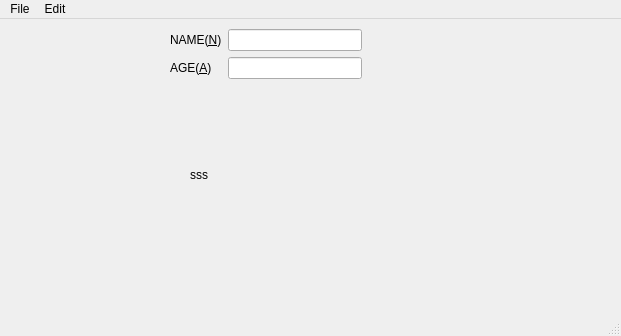
<?xml version="1.0" encoding="UTF-8"?>
<ui version="4.0">
 <class>MainWindow</class>
 <widget class="QMainWindow" name="MainWindow">
  <property name="geometry">
   <rect>
    <x>0</x>
    <y>0</y>
    <width>621</width>
    <height>336</height>
   </rect>
  </property>
  <property name="windowTitle">
   <string>MainWindow</string>
  </property>
  <widget class="QWidget" name="centralwidget">
   <widget class="QLabel" name="save">
    <property name="geometry">
     <rect>
      <x>190</x>
      <y>120</y>
      <width>221</width>
      <height>71</height>
     </rect>
    </property>
    <property name="text">
     <string>sss</string>
    </property>
   </widget>
   <widget class="QWidget" name="">
    <property name="geometry">
     <rect>
      <x>170</x>
      <y>10</y>
      <width>192</width>
      <height>51</height>
     </rect>
    </property>
    <layout class="QFormLayout" name="formLayout">
     <item row="0" column="0">
      <widget class="QLabel" name="label">
       <property name="text">
        <string extracomment="dfdf">NAME(&amp;N)</string>
       </property>
       <property name="buddy">
        <cstring>lineEdit</cstring>
       </property>
      </widget>
     </item>
     <item row="0" column="1">
      <widget class="QLineEdit" name="lineEdit"/>
     </item>
     <item row="1" column="0">
      <widget class="QLabel" name="label_2">
       <property name="text">
        <string>AGE(&amp;A)</string>
       </property>
       <property name="buddy">
        <cstring>lineEdit_2</cstring>
       </property>
      </widget>
     </item>
     <item row="1" column="1">
      <widget class="QLineEdit" name="lineEdit_2"/>
     </item>
    </layout>
   </widget>
  </widget>
  <widget class="QMenuBar" name="menubar">
   <property name="geometry">
    <rect>
     <x>0</x>
     <y>0</y>
     <width>621</width>
     <height>20</height>
    </rect>
   </property>
   <widget class="QMenu" name="menuFIle">
    <property name="title">
     <string>File</string>
    </property>
    <addaction name="actionSave"/>
    <addaction name="actionExit"/>
   </widget>
   <widget class="QMenu" name="menuedit">
    <property name="title">
     <string>Edit</string>
    </property>
    <addaction name="actionCopy"/>
    <addaction name="actionPatse"/>
   </widget>
   <addaction name="menuFIle"/>
   <addaction name="menuedit"/>
  </widget>
  <widget class="QStatusBar" name="statusbar"/>
  <action name="actionSave">
   <property name="text">
    <string>Save</string>
   </property>
   <property name="statusTip">
    <string>Save a file</string>
   </property>
   <property name="shortcut">
    <string>Ctrl+S</string>
   </property>
  </action>
  <action name="actionExit">
   <property name="text">
    <string>Exit</string>
   </property>
   <property name="statusTip">
    <string>Exit</string>
   </property>
   <property name="shortcut">
    <string comment="dsf" extracomment="fdsf">Esc</string>
   </property>
  </action>
  <action name="actionCopy">
   <property name="text">
    <string>Copy</string>
   </property>
   <property name="statusTip">
    <string>Copy Something</string>
   </property>
   <property name="shortcut">
    <string>Ctrl+C</string>
   </property>
  </action>
  <action name="actionPatse">
   <property name="text">
    <string>Patse</string>
   </property>
   <property name="statusTip">
    <string>Patse something</string>
   </property>
   <property name="shortcut">
    <string>Ctrl+V</string>
   </property>
  </action>
 </widget>
 <tabstops>
  <tabstop>lineEdit</tabstop>
  <tabstop>lineEdit_2</tabstop>
 </tabstops>
 <resources/>
 <connections/>
</ui>
